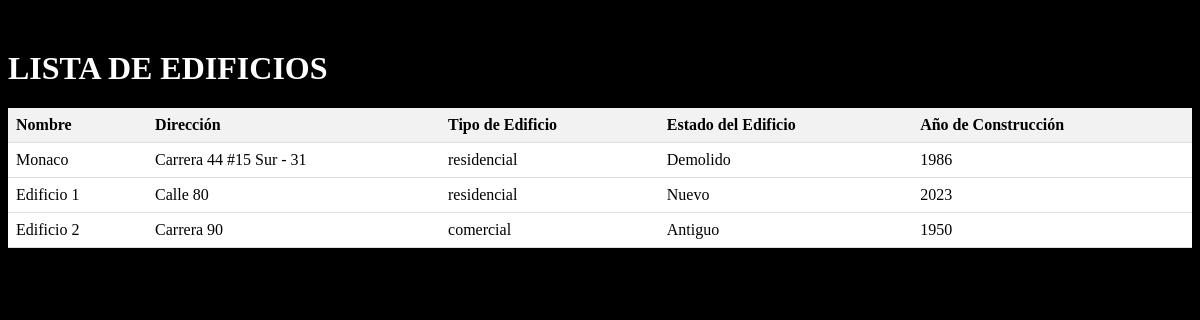
Screenshot of /portal/edificios/ with the database file from the repository.
### inmobiliaria_app/models.py (models this page shows, shortened)
class Edificios(models.Model):
    nombre = models.CharField(max_length=255, verbose_name="Nombre del edificio", null=True)
    direccion = models.CharField(max_length=255, verbose_name="Dirección")
    tipoedificio = models.CharField(max_length=255, choices=TIPO_EDIFICIO_CHOICES, verbose_name="Tipo de edificio")
    estadoedificio = models.CharField(max_length=255, verbose_name="Estado del edificio")
    añoconstruccion = models.CharField(max_length=255, verbose_name="Año de construccion")
    class Meta:
        verbose_name_plural = "Edificios"

### inmobiliaria_app/api/views.py (the view)
# urls.py: path('edificios/', EdificiosLiveView.as_view(), name='edificios-list'),
class EdificiosLiveView(APIView):
    def get(self, request):
        edificios = Edificios.objects.all()
        serializer = EdificioSerializer(edificios, many=True)
        return render(request, 'edificios.html', {'edificios': serializer.data})

### inmobiliaria_app/templates/edificios.html (shortened to what this page needs)
{% load widget_tweaks %}
<!DOCTYPE html>
<html lang="es">
<head>
</head>
<body>
    <div class="container">
        <h1>LISTA DE EDIFICIOS</h1>
        <table>
            <thead>
                <tr>
                    <th>Nombre</th>
                    <th>Dirección</th>
                    <th>Tipo de Edificio</th>
                    <th>Estado del Edificio</th>
                    <th>Año de Construcción</th>
                </tr>
            </thead>
            <tbody>
                {% for edificio in edificios %}
                <tr>
                    <td>{{ edificio.nombre }}</td>
                    <td>{{ edificio.direccion }}</td>
                    <td>{{ edificio.tipoedificio }}</td>
                    <td>{{ edificio.estadoedificio }}</td>
                    <td>{{ edificio.añoconstruccion }}</td>
                </tr>
                {% endfor %}
            </tbody>
        </table>
    </div>
</body>
</html>

### inmobiliaria_app/templates/edificios.html (style rules this page uses)
body { background-color: #000; color: #fff; }
.container { margin-top: 50px; }
table { background-color: #fff; border-collapse: collapse; width: 100%; }
th, td { padding: 8px; text-align: left; border-bottom: 1px solid #ddd; color: #000; }
th { background-color: #f2f2f2; color: #000; }

### rows the page displays
Edificios: nombre "Monaco", direccion "Carrera 44 #15 Sur - 31", estadoedificio "Demolido", añoconstruccion "1986"
Edificios: nombre "Edificio 1", direccion "Calle 80", estadoedificio "Nuevo", añoconstruccion "2023"
Edificios: nombre "Edificio 2", direccion "Carrera 90", estadoedificio "Antiguo", añoconstruccion "1950"

### other values shown
{{ edificio.tipoedificio }} "residencial" "residencial" "comercial"
